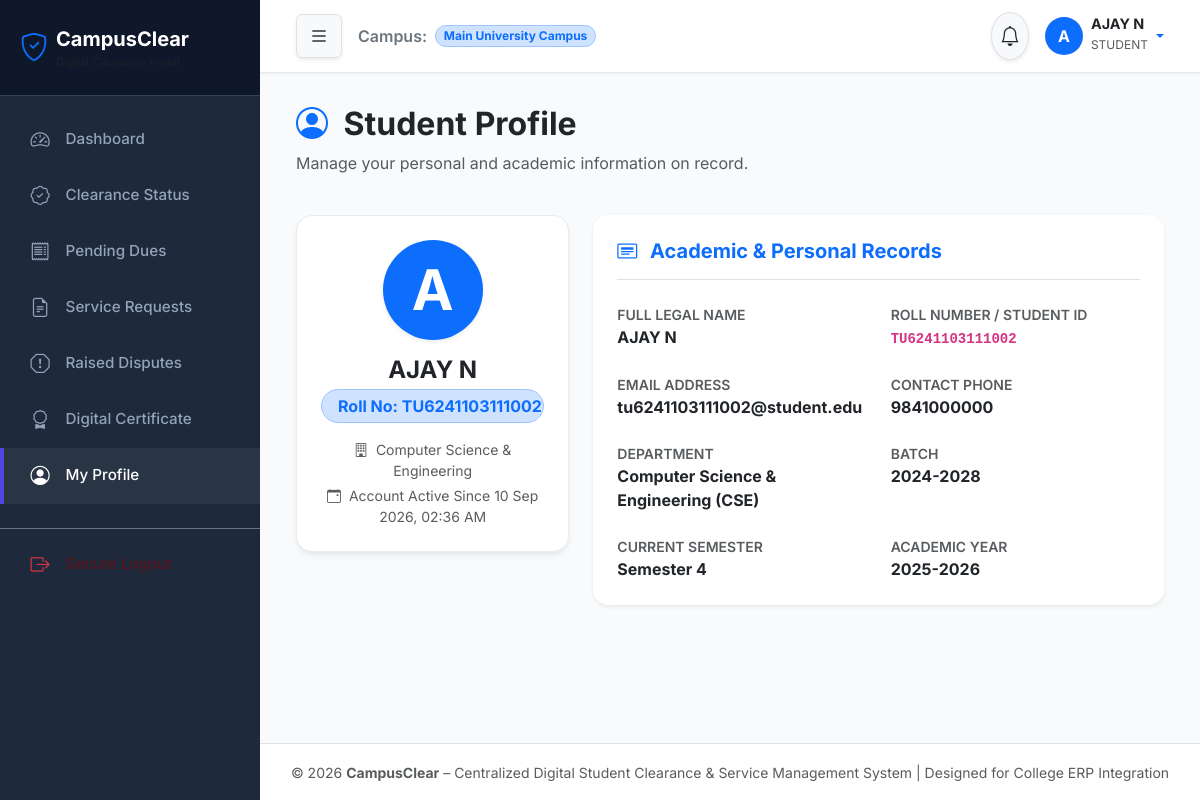
The app's page /student/profile.php (signed in) with its own data.
### tables this page shows
CREATE TABLE `students` (
  `id` int(11) NOT NULL AUTO_INCREMENT,
  `user_id` int(11) NOT NULL,
  `roll_number` varchar(30) NOT NULL,
  `full_name` varchar(100) NOT NULL,
  `email` varchar(100) NOT NULL,
  `phone` varchar(20) DEFAULT NULL,
  `department_id` int(11) NOT NULL,
  `batch` varchar(20) NOT NULL,
  `semester` int(11) DEFAULT 1,
  `academic_year` varchar(20) DEFAULT NULL,
  `created_at` timestamp NOT NULL DEFAULT current_timestamp(),
  PRIMARY KEY (`id`),
  UNIQUE KEY `user_id` (`user_id`),
  UNIQUE KEY `roll_number` (`roll_number`),
  UNIQUE KEY `email` (`email`),
  KEY `department_id` (`department_id`),
  CONSTRAINT `students_ibfk_1` FOREIGN KEY (`user_id`) REFERENCES `users` (`id`) ON DELETE CASCADE,
  CONSTRAINT `students_ibfk_2` FOREIGN KEY (`department_id`) REFERENCES `departments` (`id`)
);

CREATE TABLE `departments` (
  `id` int(11) NOT NULL AUTO_INCREMENT,
  `name` varchar(100) NOT NULL,
  `code` varchar(20) NOT NULL,
  `description` text DEFAULT NULL,
  `is_active` tinyint(1) DEFAULT 1,
  `created_at` timestamp NOT NULL DEFAULT current_timestamp(),
  PRIMARY KEY (`id`),
  UNIQUE KEY `name` (`name`),
  UNIQUE KEY `code` (`code`)
);

CREATE TABLE `users` (
  `id` int(11) NOT NULL AUTO_INCREMENT,
  `username` varchar(50) NOT NULL,
  `password_hash` varchar(255) NOT NULL,
  `email` varchar(100) NOT NULL,
  `role` enum('admin','staff','student') NOT NULL,
  `status` enum('active','inactive') DEFAULT 'active',
  `created_at` timestamp NOT NULL DEFAULT current_timestamp(),
  `updated_at` timestamp NOT NULL DEFAULT current_timestamp() ON UPDATE current_timestamp(),
  PRIMARY KEY (`id`),
  UNIQUE KEY `username` (`username`),
  UNIQUE KEY `email` (`email`)
);

### includes/functions.php (called while the page is built, shortened)
<?php
function sanitize($data) {
    return htmlspecialchars(trim((string)$data), ENT_QUOTES, 'UTF-8');
}
function format_date($date_string) {
    return date('d M Y, h:i A', strtotime($date_string));
}

### student/profile.php (the view, shortened to what this page needs)
<?php
require_once __DIR__ . '/../includes/header.php';
require_once __DIR__ . '/../includes/sidebar.php';
require_once __DIR__ . '/../includes/navbar.php';
$student_id = $_SESSION['student_id'];
$pdo = db();
$stmt = $pdo->prepare("
    SELECT s.*, d.name as department_name, d.code as department_code, u.username, u.email as user_email, u.created_at as account_created
    FROM students s
    JOIN users u ON s.user_id = u.id
    JOIN departments d ON s.department_id = d.id
    WHERE s.id = :sid
");
$stmt->execute([':sid' => $student_id]);
$student = $stmt->fetch();
?>
<div class="container-fluid">
    <div class="row mb-4">
        <div class="col-12">
            <h2 class="fw-bold text-dark"><i class="bi bi-person-circle me-2 text-primary"></i> Student Profile</h2>
            <p class="text-muted">Manage your personal and academic information on record.</p>
        </div>
    </div>
    <div class="row">
        <div class="col-lg-4 mb-4">
            <div class="card card-glass text-center p-4">
                <div class="bg-primary text-white rounded-circle d-flex align-items-center justify-content-center mx-auto mb-3 fw-bold display-4 shadow-sm" style="width: 100px; height: 100px;">
                    <?= strtoupper(substr($student['full_name'], 0, 1)) ?>
                </div>
                <h4 class="fw-bold mb-1"><?= sanitize($student['full_name']) ?></h4>
                <p class="badge bg-primary-subtle text-primary border border-primary-subtle px-3 py-2 rounded-pill fs-6 mb-3">Roll No: <?= sanitize($student['roll_number']) ?></p>
                <div class="text-muted small">
                    <p class="mb-1"><i class="bi bi-building me-1"></i> <?= sanitize($student['department_name']) ?></p>
                    <p class="mb-0"><i class="bi bi-calendar-event me-1"></i> Account Active Since <?= format_date($student['account_created']) ?></p>
                </div>
            </div>
        </div>
        <div class="col-lg-8">
            <div class="card card-glass p-4 border-0 shadow-sm">
                <h5 class="fw-bold border-bottom pb-3 mb-4 text-primary"><i class="bi bi-card-heading me-2"></i> Academic & Personal Records</h5>
                <div class="row g-4">
                    <div class="col-md-6">
                        <label class="small text-muted text-uppercase d-block fw-semibold">Full Legal Name</label>
                        <span class="fs-6 fw-bold text-dark"><?= sanitize($student['full_name']) ?></span>
                    </div>
                    <div class="col-md-6">
                        <label class="small text-muted text-uppercase d-block fw-semibold">Roll Number / Student ID</label>
                        <span class="fs-6 fw-bold text-dark"><code><?= sanitize($student['roll_number']) ?></code></span>
                    </div>
                    <div class="col-md-6">
                        <label class="small text-muted text-uppercase d-block fw-semibold">Email Address</label>
                        <span class="fs-6 fw-bold text-dark"><?= sanitize($student['email']) ?></span>
                    </div>
                    <div class="col-md-6">
                        <label class="small text-muted text-uppercase d-block fw-semibold">Contact Phone</label>
                        <span class="fs-6 fw-bold text-dark"><?= sanitize($student['phone'] ?: 'Not Provided') ?></span>
                    </div>
                    <div class="col-md-6">
                        <label class="small text-muted text-uppercase d-block fw-semibold">Department</label>
                        <span class="fs-6 fw-bold text-dark"><?= sanitize($student['department_name']) ?> (<?= sanitize($student['department_code']) ?>)</span>
                    </div>
                    <div class="col-md-6">
                        <label class="small text-muted text-uppercase d-block fw-semibold">Batch</label>
                        <span class="fs-6 fw-bold text-dark"><?= sanitize($student['batch']) ?></span>
                    </div>
                    <div class="col-md-6">
                        <label class="small text-muted text-uppercase d-block fw-semibold">Current Semester</label>
                        <span class="fs-6 fw-bold text-dark">Semester <?= $student['semester'] ?></span>
                    </div>
                    <div class="col-md-6">
                        <label class="small text-muted text-uppercase d-block fw-semibold">Academic Year</label>
                        <span class="fs-6 fw-bold text-dark"><?= sanitize($student['academic_year']) ?></span>
                    </div>
                </div>
            </div>
        </div>
    </div>
</div>
<?php require_once __DIR__ . '/../includes/footer.php'; ?>

### assets/css/style.css (style rules this page uses)
:root { --primary-color: #4f46e5; --primary-hover: #4338ca; --secondary-color: #0ea5e9; --dark-bg: #0f172a; --sidebar-bg: #1e293b; --card-bg: #ffffff; --text-main: #334155; --text-muted: #64748b; --border-color: #e2e8f0; --success-bg: #dcfce7; --success-text: #15803d; --warning-bg: #fef9c3; --warning-text: #a16207; --danger-bg: #ffe4e6; --danger-text: #be123c; --shadow-sm: 0 1px 3px rgba(0,0,0,0.05); --shadow-md: 0 4px 6px -1px rgba(0,0,0,0.07), 0 2px 4px -1px rgba(0,0,0,0.04); --shadow-lg: 0 10px 25px -5px rgba(0,0,0,0.08), 0 8px 10px -6px rgba(0,0,0,0.03); }
body { font-family: 'Inter', system-ui, -apple-system, sans-serif; background-color: #f8fafc; color: var(--text-main); min-height: 100vh; display: flex; flex-direction: column; }
.card-glass { background: rgba(255, 255, 255, 0.95); backdrop-filter: blur(10px); border: 1px solid rgba(226, 232, 240, 0.8); border-radius: 1rem; box-shadow: var(--shadow-md); transition: transform 0.2s ease, box-shadow 0.2s ease; }

### records on screen
students: full_name "A", full_name "AJAY N", roll_number "TU6241103111002", department.name "Computer Science & Engineering", user.created_at "10 Sep 2026, 02:36 AM", email "tu6241103111002@student.edu", phone "9841000000", department.code "CSE", batch "2024-2028", semester "4", academic_year "2025-2026"

### other values on screen
APP_NAME "CampusClear"
substr($user['full_name'], 0, 1) "A"
$user['full_name'] "AJAY N"
$user['role'] "STUDENT"
APP_TAGLINE "Centralized Digital Student Clearance & Service Management System"
